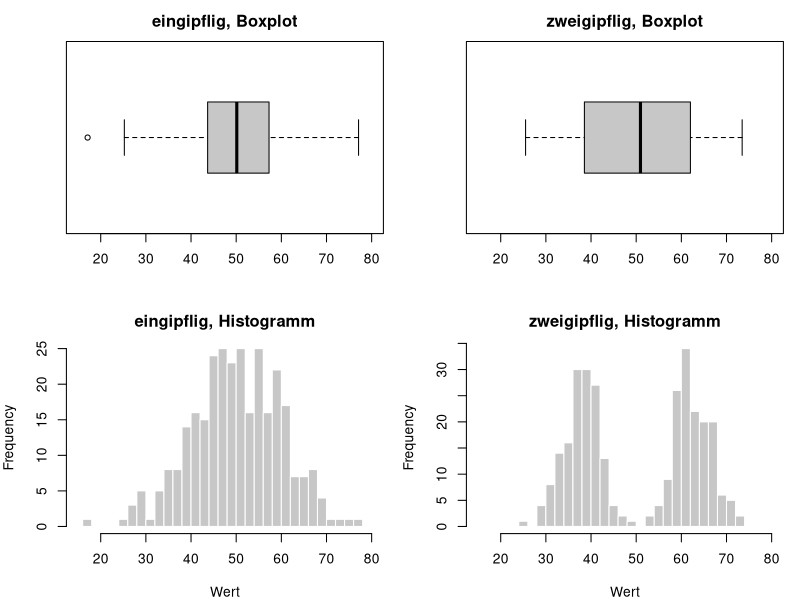
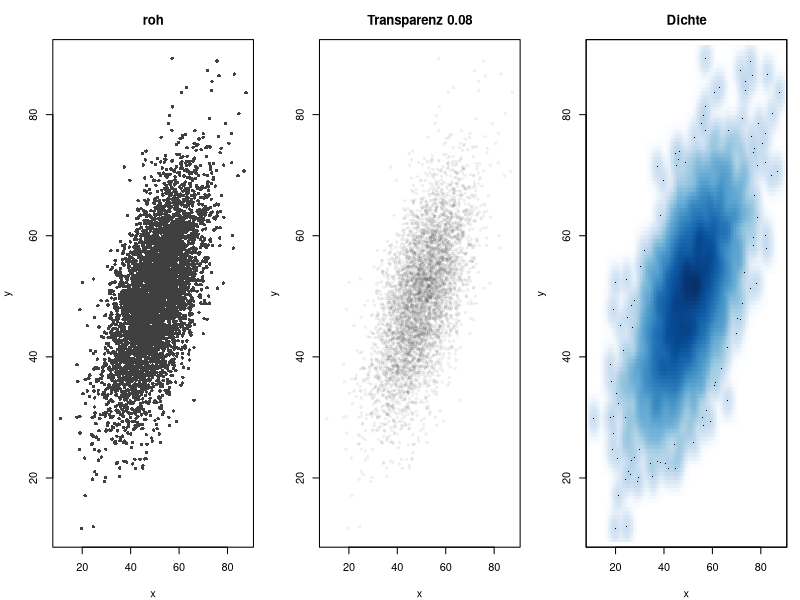
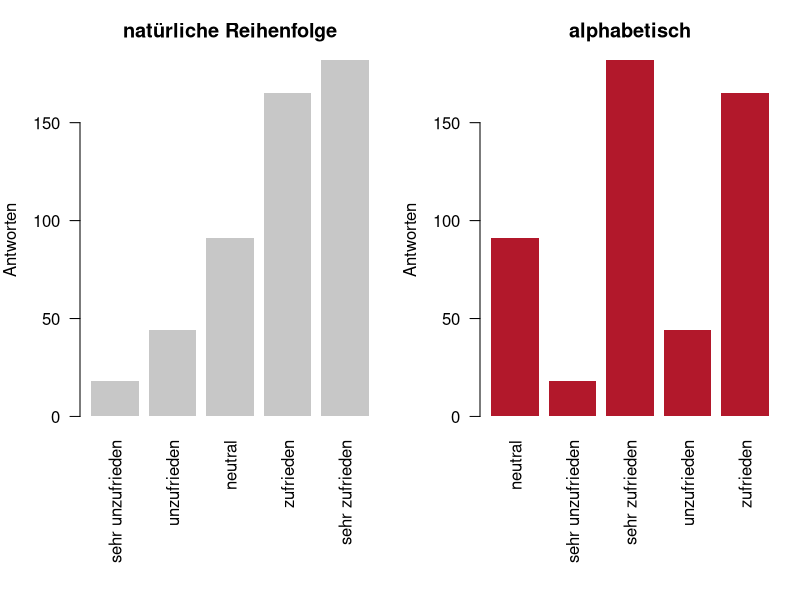
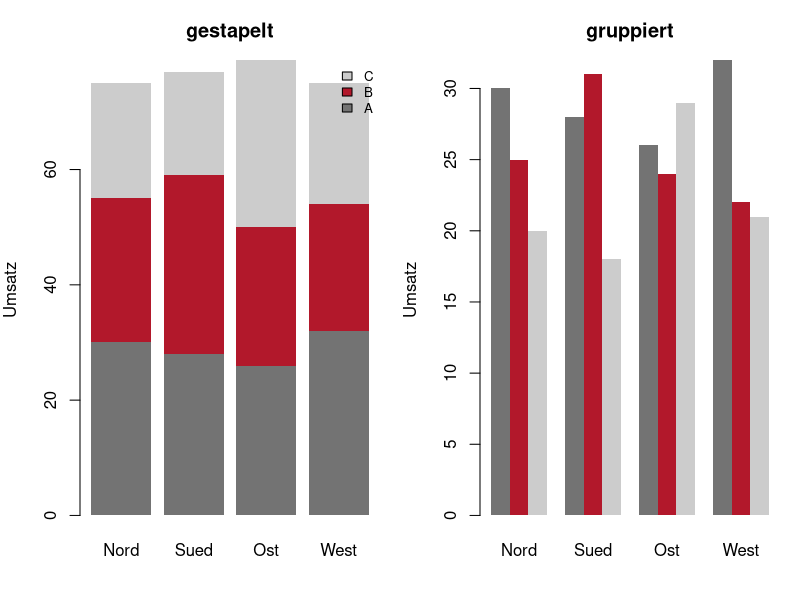
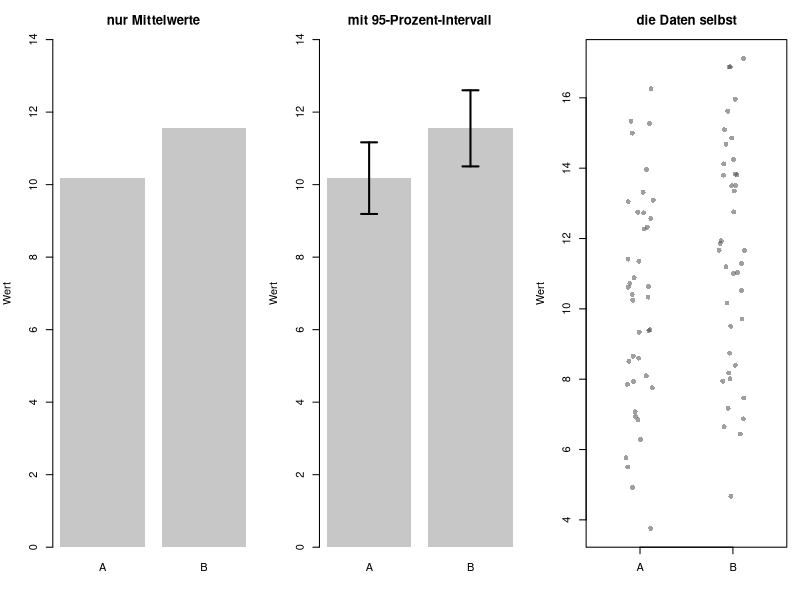

The R script that drew these images, in order:
## ---- chunk 1
#| label: setup-r
#| include: false
library(ggplot2)

theme_set(theme_minimal(base_size = 12))

lehmer <- function(saat, anzahl) {
  s <- saat
  raus <- numeric(anzahl)
  for (k in seq_len(anzahl)) {
    s <- (16807 * s) %% 2147483647
    raus[k] <- s / 2147483647
  }
  raus
}

normalmatrix <- function(saat, zeilen, spalten) {
  matrix(qnorm(lehmer(saat, zeilen * spalten)), nrow = zeilen, byrow = TRUE)
}

akzent <- "#b2182b"
neutral <- "grey78"
## ---- chunk 2
#| label: fig-b1-dt-r
#| fig-cap: "Beispiel 1: oben die Boxplots, unten dieselben Daten als Histogramm."
#| fig-height: 4.4
Z <- normalmatrix(1212, 2, 300)
einfach <- 50 + Z[1, ] * 10
zweigipflig <- c(38 + Z[2, 1:150] * 4, 62 + Z[2, 151:300] * 4)

for (nm in c("einfach", "zweigipflig")) {
  x <- get(nm)
  q <- quantile(x, c(0, 0.25, 0.5, 0.75, 1))
  cat(sprintf("%-12s min %6.2f  Q1 %6.2f  Median %6.2f  Q3 %6.2f  max %6.2f  Mittel %6.2f  SD %5.2f\n",
              nm, q[1], q[2], q[3], q[4], q[5], mean(x), sd(x)))
}

# Wie viele Werte liegen ueberhaupt in der Naehe des Medians?
round(c(einfach_band_46_54 = mean(einfach > 46 & einfach < 54) * 100,
        zweigipflig_band_46_54 = mean(zweigipflig > 46 & zweigipflig < 54) * 100), 1)

par(mfrow = c(2, 2), mar = c(4, 4, 2.5, 1))
boxplot(einfach, horizontal = TRUE, ylim = c(15, 80), col = neutral,
        main = "eingipflig, Boxplot")
boxplot(zweigipflig, horizontal = TRUE, ylim = c(15, 80), col = neutral,
        main = "zweigipflig, Boxplot")
hist(einfach, breaks = 25, xlim = c(15, 80), col = neutral, border = "white",
     main = "eingipflig, Histogramm", xlab = "Wert")
hist(zweigipflig, breaks = 25, xlim = c(15, 80), col = neutral, border = "white",
     main = "zweigipflig, Histogramm", xlab = "Wert")
par(mfrow = c(1, 1))
## ---- chunk 3
#| label: fig-b2-dt-r
#| fig-cap: "Beispiel 2: dieselben 5000 Punkte roh, mit Transparenz und als Sechseckraster."
#| fig-height: 3.2
n <- 5000
Z <- normalmatrix(5566, 2, n)
x <- 50 + Z[1, ] * 10
y <- 0.6 * x + 20 + Z[2, ] * 8
round(c(korrelation = cor(x, y)), 4)

for (zellen in c(60, 120)) {
  ix <- floor((x - min(x)) / (max(x) - min(x)) * (zellen - 1e-9))
  iy <- floor((y - min(y)) / (max(y) - min(y)) * (zellen - 1e-9))
  schluessel <- ix * zellen + iy
  belegt <- length(unique(schluessel))
  cat(sprintf("Raster %3dx%3d: %4d belegte Zellen, %4.1f Prozent der Punkte verdeckt, dichteste Zelle %2d Punkte\n",
              zellen, zellen, belegt, 100 * (1 - belegt / n),
              max(table(schluessel))))
}

par(mfrow = c(1, 3), mar = c(4, 4, 3, 1))
plot(x, y, pch = 16, cex = 0.7, col = "grey25", main = "roh")
plot(x, y, pch = 16, cex = 0.7, col = adjustcolor("grey25", alpha.f = 0.08),
     main = "Transparenz 0.08")
smoothScatter(x, y, main = "Dichte", xlab = "x", ylab = "y")
par(mfrow = c(1, 1))
## ---- chunk 4
#| label: fig-b3-dt-r
#| fig-cap: "Beispiel 3: links die natürliche Reihenfolge, rechts alphabetisch."
#| fig-height: 3.6
stufen <- c("sehr unzufrieden", "unzufrieden", "neutral",
            "zufrieden", "sehr zufrieden")
anzahl <- c(18, 44, 91, 165, 182)

reihenfolge <- order(stufen)
data.frame(alphabetisch = stufen[reihenfolge], anzahl = anzahl[reihenfolge])

round(c(spearman_natuerlich = cor(1:5, anzahl, method = "spearman"),
        spearman_alphabetisch = cor(1:5, anzahl[reihenfolge], method = "spearman"),
        anteil_zufrieden_oder_besser = sum(anzahl[4:5]) / sum(anzahl) * 100), 4)

par(mfrow = c(1, 2), mar = c(9, 4, 3, 1))
barplot(anzahl, names.arg = stufen, las = 2, col = neutral, border = NA,
        ylab = "Antworten", main = "natürliche Reihenfolge")
barplot(anzahl[reihenfolge], names.arg = stufen[reihenfolge], las = 2,
        col = akzent, border = NA, ylab = "Antworten", main = "alphabetisch")
par(mfrow = c(1, 1))
## ---- chunk 5
#| label: fig-b4-dt-r
#| fig-cap: "Beispiel 4: links gestapelt, rechts gruppiert."
#| fig-height: 3.4
regionen <- c("Nord", "Sued", "Ost", "West")
mat <- rbind(Nord = c(30, 25, 20), Sued = c(28, 31, 18),
             Ost = c(26, 24, 29), West = c(32, 22, 21))
colnames(mat) <- c("A", "B", "C")
mat

c(groesste_B = regionen[which.max(mat[, "B"])],
  wert = max(mat[, "B"]))
round(c(spannweite_der_startlinien = max(mat[, "A"]) - min(mat[, "A"]),
        unterschied_in_B = max(mat[, "B"]) - min(mat[, "B"])), 1)

farben <- c("grey45", akzent, "grey80")
par(mfrow = c(1, 2), mar = c(4, 4, 3, 1))
barplot(t(mat), col = farben, border = NA, ylab = "Umsatz",
        main = "gestapelt", legend.text = colnames(mat),
        args.legend = list(x = "topright", bty = "n", cex = 0.8))
barplot(t(mat), beside = TRUE, col = farben, border = NA, ylab = "Umsatz",
        main = "gruppiert")
par(mfrow = c(1, 1))
## ---- chunk 6
#| label: fig-b5-dt-r
#| fig-cap: "Beispiel 5: links nur die Mittelwerte, Mitte mit Konfidenzintervall, rechts die Daten."
#| fig-height: 3.2
Z <- normalmatrix(8899, 2, 40)
a <- 10.2 + Z[1, ] * 3
b <- 11.8 + Z[2, ] * 3

kennzahl <- function(x) {
  se <- sd(x) / sqrt(length(x))
  ki <- qt(0.975, length(x) - 1) * se
  c(mittel = mean(x), sd = sd(x), se = se,
    unten = mean(x) - ki, oben = mean(x) + ki)
}
round(rbind(A = kennzahl(a), B = kennzahl(b)), 3)

test <- t.test(b, a, var.equal = TRUE)
round(c(differenz = mean(b) - mean(a), t = unname(test$statistic),
        p = test$p.value), 4)

par(mfrow = c(1, 3), mar = c(4, 4, 3, 1))
mitten <- c(mean(a), mean(b))
barplot(mitten, names.arg = c("A", "B"), col = neutral, border = NA,
        ylim = c(0, 14), ylab = "Wert", main = "nur Mittelwerte")

mp <- barplot(mitten, names.arg = c("A", "B"), col = neutral, border = NA,
              ylim = c(0, 14), ylab = "Wert", main = "mit 95-Prozent-Intervall")
grenzen <- rbind(kennzahl(a), kennzahl(b))
arrows(mp, grenzen[, "unten"], mp, grenzen[, "oben"],
       angle = 90, code = 3, length = 0.08, lwd = 2)

plot(rep(1:2, each = 40) + (lehmer(31, 80) - 0.5) * 0.3, c(a, b),
     pch = 16, col = adjustcolor("grey25", alpha.f = 0.5), xaxt = "n",
     xlab = "", ylab = "Wert", main = "die Daten selbst", xlim = c(0.5, 2.5))
axis(1, at = 1:2, labels = c("A", "B"))
par(mfrow = c(1, 1))
